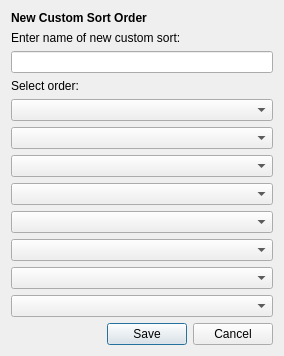
<?xml version="1.0" encoding="UTF-8"?>
<ui version="4.0">
 <class>CustomSort</class>
 <widget class="QDialog" name="CustomSort">
  <property name="geometry">
   <rect>
    <x>0</x>
    <y>0</y>
    <width>284</width>
    <height>340</height>
   </rect>
  </property>
  <property name="windowTitle">
   <string>Create New Sort Order</string>
  </property>
  <property name="windowIcon">
   <iconset resource="../images.qrc">
    <normaloff>:/icon32.ico</normaloff>:/icon32.ico</iconset>
  </property>
  <layout class="QGridLayout" name="gridLayout">
   <item row="9" column="0" colspan="2">
    <widget class="QComboBox" name="field_5"/>
   </item>
   <item row="2" column="0" colspan="2">
    <widget class="QLineEdit" name="sort_name"/>
   </item>
   <item row="8" column="0" colspan="2">
    <widget class="QComboBox" name="field_4"/>
   </item>
   <item row="7" column="0" colspan="2">
    <widget class="QComboBox" name="field_3"/>
   </item>
   <item row="6" column="0" colspan="2">
    <widget class="QComboBox" name="field_2"/>
   </item>
   <item row="0" column="0" colspan="2">
    <widget class="QLabel" name="sort_label">
     <property name="styleSheet">
      <string notr="true"/>
     </property>
     <property name="text">
      <string>&lt;html&gt;&lt;head/&gt;&lt;body&gt;&lt;p&gt;&lt;span style=&quot; font-weight:600;&quot;&gt;New Custom Sort Order&lt;/span&gt;&lt;/p&gt;&lt;/body&gt;&lt;/html&gt;</string>
     </property>
    </widget>
   </item>
   <item row="15" column="1">
    <widget class="QDialogButtonBox" name="buttonBox">
     <property name="standardButtons">
      <set>QDialogButtonBox::Cancel|QDialogButtonBox::Save</set>
     </property>
    </widget>
   </item>
   <item row="1" column="0" colspan="2">
    <widget class="QLabel" name="label">
     <property name="text">
      <string>Enter name of new custom sort:</string>
     </property>
    </widget>
   </item>
   <item row="3" column="0" colspan="2">
    <widget class="QLabel" name="label_2">
     <property name="text">
      <string>Select order:</string>
     </property>
    </widget>
   </item>
   <item row="5" column="0" colspan="2">
    <widget class="QComboBox" name="field_1"/>
   </item>
   <item row="10" column="0" colspan="2">
    <widget class="QComboBox" name="field_6"/>
   </item>
   <item row="4" column="0" colspan="2">
    <widget class="QComboBox" name="field_0">
     <item>
      <property name="text">
       <string/>
      </property>
     </item>
    </widget>
   </item>
   <item row="14" column="1">
    <spacer name="verticalSpacer">
     <property name="orientation">
      <enum>Qt::Vertical</enum>
     </property>
     <property name="sizeHint" stdset="0">
      <size>
       <width>20</width>
       <height>72</height>
      </size>
     </property>
    </spacer>
   </item>
   <item row="13" column="0" colspan="2">
    <widget class="QComboBox" name="field_7"/>
   </item>
  </layout>
 </widget>
 <resources>
  <include location="../images.qrc"/>
 </resources>
 <connections/>
</ui>
